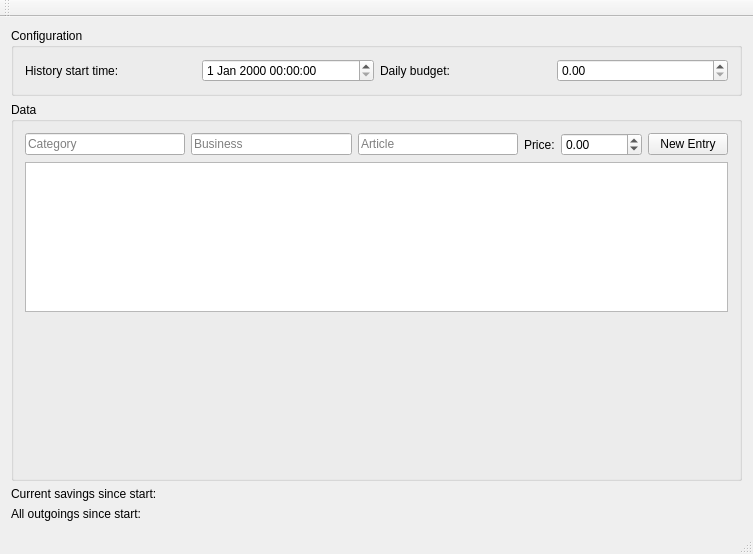
<?xml version="1.0" encoding="UTF-8"?>
<ui version="4.0">
 <class>MainWindow</class>
 <widget class="QMainWindow" name="MainWindow">
  <property name="geometry">
   <rect>
    <x>0</x>
    <y>0</y>
    <width>753</width>
    <height>554</height>
   </rect>
  </property>
  <property name="windowTitle">
   <string>Finance</string>
  </property>
  <widget class="QWidget" name="centralWidget">
   <layout class="QVBoxLayout" name="verticalLayout_2" stretch="0,1,0">
    <item>
     <widget class="QGroupBox" name="grp_config">
      <property name="title">
       <string>Configuration</string>
      </property>
      <layout class="QHBoxLayout" name="horizontalLayout">
       <item>
        <widget class="QLabel" name="lbl_date_start">
         <property name="text">
          <string>History start time:</string>
         </property>
        </widget>
       </item>
       <item>
        <widget class="QDateTimeEdit" name="date_start"/>
       </item>
       <item>
        <widget class="QLabel" name="lbl_budget">
         <property name="text">
          <string>Daily budget:</string>
         </property>
        </widget>
       </item>
       <item>
        <widget class="QDoubleSpinBox" name="spn_dailyBudget"/>
       </item>
      </layout>
     </widget>
    </item>
    <item>
     <widget class="QGroupBox" name="grp_data">
      <property name="title">
       <string>Data</string>
      </property>
      <layout class="QVBoxLayout" name="verticalLayout" stretch="0,1,1">
       <item>
        <layout class="QHBoxLayout" name="layout_entry">
         <item>
          <widget class="QLineEdit" name="ln_category">
           <property name="placeholderText">
            <string>Category</string>
           </property>
          </widget>
         </item>
         <item>
          <widget class="QLineEdit" name="ln_business">
           <property name="placeholderText">
            <string>Business</string>
           </property>
          </widget>
         </item>
         <item>
          <widget class="QLineEdit" name="ln_article">
           <property name="placeholderText">
            <string>Article</string>
           </property>
          </widget>
         </item>
         <item>
          <widget class="QLabel" name="lbl_price">
           <property name="text">
            <string>Price:</string>
           </property>
          </widget>
         </item>
         <item>
          <widget class="QDoubleSpinBox" name="spn_price">
           <property name="whatsThis">
            <string/>
           </property>
           <property name="minimum">
            <double>-10000.000000000000000</double>
           </property>
           <property name="maximum">
            <double>10000.000000000000000</double>
           </property>
           <property name="singleStep">
            <double>1.000000000000000</double>
           </property>
           <property name="value">
            <double>0.000000000000000</double>
           </property>
          </widget>
         </item>
         <item>
          <widget class="QPushButton" name="btn_entry">
           <property name="text">
            <string>New Entry</string>
           </property>
          </widget>
         </item>
        </layout>
       </item>
       <item>
        <widget class="QTableWidget" name="table_entrys">
         <property name="autoFillBackground">
          <bool>false</bool>
         </property>
         <property name="showGrid">
          <bool>true</bool>
         </property>
        </widget>
       </item>
       <item>
        <widget class="QCustomPlot" name="plot_month" native="true"/>
       </item>
      </layout>
     </widget>
    </item>
    <item>
     <layout class="QGridLayout" name="gridLayout">
      <item row="0" column="0">
       <widget class="QLabel" name="lbl_save_lbl">
        <property name="text">
         <string>Current savings since start:</string>
        </property>
       </widget>
      </item>
      <item row="0" column="1">
       <widget class="QLabel" name="lbl_save">
        <property name="text">
         <string/>
        </property>
       </widget>
      </item>
      <item row="1" column="0">
       <widget class="QLabel" name="lbl_outgoings_lbl">
        <property name="text">
         <string>All outgoings since start:</string>
        </property>
       </widget>
      </item>
      <item row="1" column="1">
       <widget class="QLabel" name="lbl_outgoings">
        <property name="text">
         <string/>
        </property>
       </widget>
      </item>
     </layout>
    </item>
   </layout>
  </widget>
  <widget class="QToolBar" name="mainToolBar">
   <attribute name="toolBarArea">
    <enum>TopToolBarArea</enum>
   </attribute>
   <attribute name="toolBarBreak">
    <bool>false</bool>
   </attribute>
  </widget>
  <widget class="QStatusBar" name="statusBar"/>
 </widget>
 <layoutdefault spacing="6" margin="11"/>
 <customwidgets>
  <customwidget>
   <class>QCustomPlot</class>
   <extends>QWidget</extends>
   <header>qcustomplot.h</header>
   <container>1</container>
  </customwidget>
 </customwidgets>
 <resources/>
 <connections/>
</ui>
